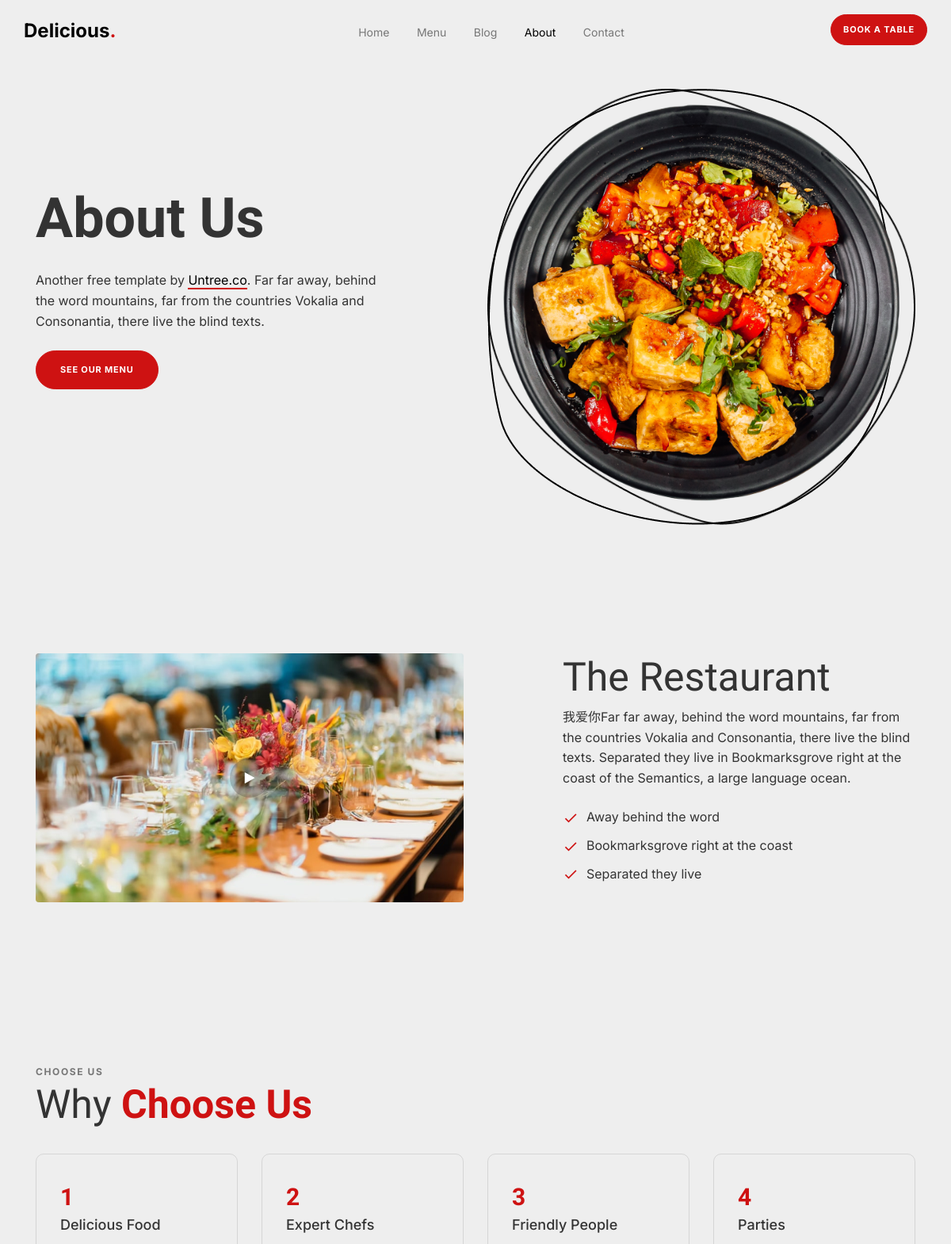
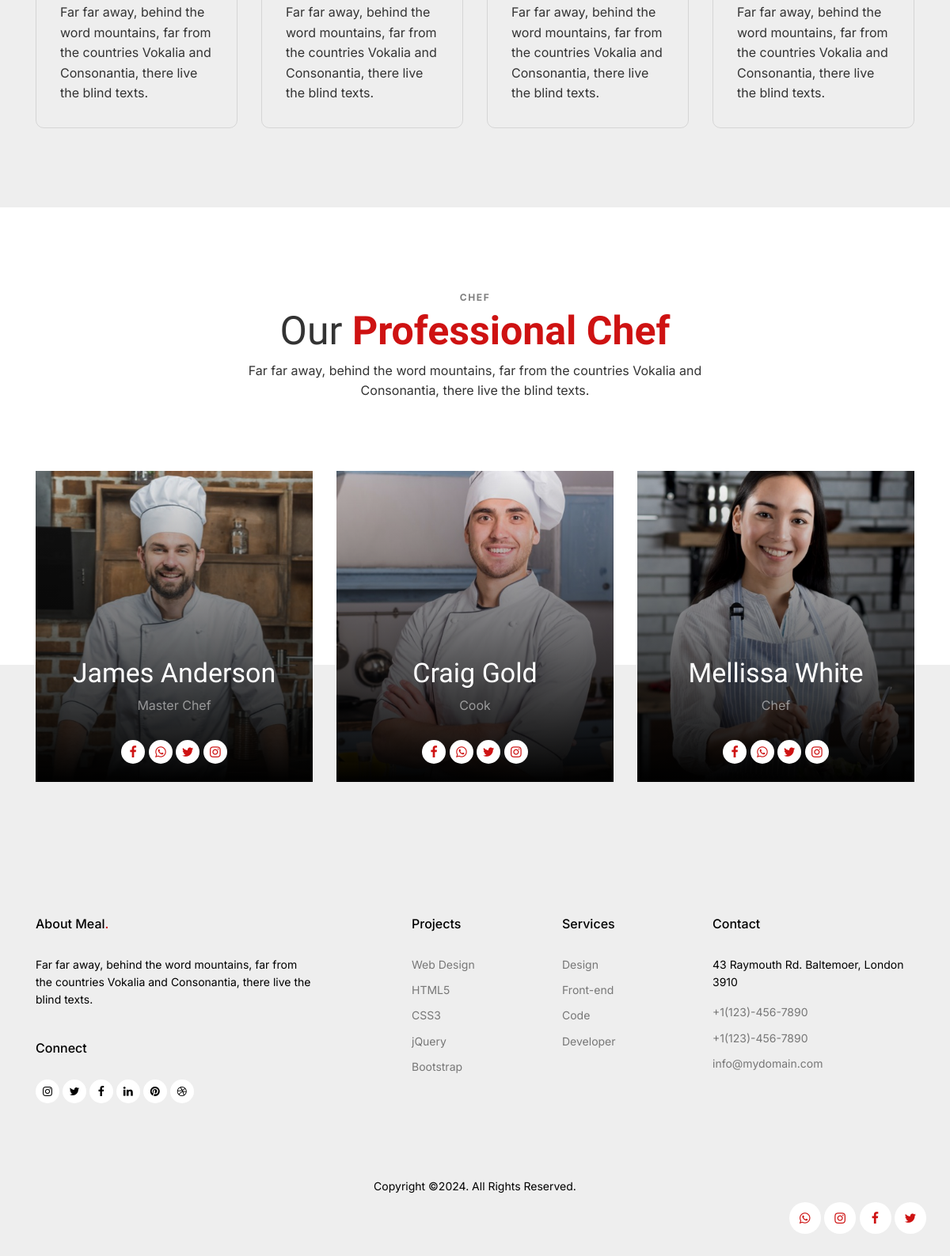
The page /about-us/ on the database its author committed (2 pictures, top to bottom).
### aboutus/models.py (models this page shows, shortened)
class AboutUS(models.Model):
    title = models.CharField(max_length = 50)
    content = models.TextField()
    image = models.ImageField(upload_to = 'about_us/')
    class Meta:
        verbose_name = 'About Us'
        verbose_name_plural = 'About Us'

class Why_Choose_Us(models.Model):
    title = models.CharField(max_length = 50)
    content = models.TextField()
    class Meta:
        verbose_name = 'Why Choose Us'
        verbose_name_plural = 'Why Choose Us'

class Chef(models.Model):
    name = models.CharField(max_length = 50)
    subtitle = models.CharField(max_length = 50)
    image = models.ImageField(upload_to='chef/')
    class Meta:
        verbose_name = 'Chef'
        verbose_name_plural = 'Chef'

### aboutus/views.py (the view)
# urls.py: path('',views.aboutus_list, name='aboutus_list'),
def aboutus_list(request):
    about = AboutUS.objects.last()
    why_choose_us = Why_Choose_Us.objects.all()
    chef = Chef.objects.all()
    context = {
        'about': about,
        'why_choose_us': why_choose_us,
        'chef': chef,
    }
    return render(request, 'aboutus/about.html', context)

### aboutus/templates/aboutus/about.html (shortened to what this page needs)
{% extends "base.html" %}
{% load static%}
{% block untree_co-hero %}
  <div class="untree_co-hero">
    <div class="container">
      <div class="row align-items-center justify-content-center">
        <div class="col-12">
          <div class="row align-items-center justify-content-between">
            <div class="col-lg-5">
              <h1 class="mb-4 heading" data-aos="fade-up" data-aos-delay="100">About Us</h1>
              <div class="mb-4 desc" data-aos="fade-up" data-aos-delay="200">
                <p>Another free template by <a href="https://untree.co/" target="_blank" class="link-highlight">Untree.co</a>. Far far away, behind the word mountains, far from the countries Vokalia and Consonantia, there live the blind texts.</p>
              </div>
              <p class="mb-0" data-aos="fade-up" data-aos-delay="300"><a href="#" class="btn btn-primary">See our menu</a></p>
            </div>
            <div class="col-lg-6" data-aos="fade-up" data-aos-delay="100">
              <div class="hero-img-wrap">
                <span class="img-circle rotating">
                </span>
                <span class="img-circle rotating2">
                </span>
                <img src="{% static 'site_static/images/bowl.png' %}" alt="Image" class="img-fluid img-bowl">
              </div>
            </div>
          </div>
        </div>
      </div>
    </div>
    <ul class="list-unstyled social-hero-section mb-0">
      <li data-aos="fade-left" data-aos-delay="0"><a href="#"><span class="icon-whatsapp"></span></a></li>
      <li data-aos="fade-left" data-aos-delay="100"><a href="#"><span class="icon-instagram"></span></a></li>
      <li data-aos="fade-left" data-aos-delay="200"><a href="#"><span class="icon-facebook"></span></a></li>
      <li data-aos="fade-left" data-aos-delay="300"><a href="#"><span class="icon-twitter"></span></a></li>
    </ul>
  </div>
{% endblock untree_co-hero %}
{% block untree_co-section %}
  <div class="untree_co-section">
    <div class="container">
      <div class="row justify-content-between">
        <div class="col-lg-6">
          <a href="https://vimeo.com/342333493" data-fancybox class="video-wrap">
            <span class="play-wrap"><span class="icon-play"></span></span>
            <img src="{{about.image.url}}" alt="Image" class="img-fluid rounded">
          </a>
        </div>
        <div class="col-lg-5">
          <h2 class="heading">{{about.title}}</h2>
          <p class="mb-4">{{about.content}}</p>
          <ul class="list-unstyled ul-check primary">
            <li>Away behind the word</li>
            <li>Bookmarksgrove right at the coast</li>
            <li>Separated they live</li>
          </ul>
        </div>
      </div>
    </div>
  </div>
  <div class="untree_co-section bg-1">
    <div class="container">
      <div class="row mb-4">
        <div class="col-12"  data-aos="fade-up" data-aos-delay="0">
          <span class="subtitle">Choose Us</span>
          <h2 class="heading">Why <strong class="text-primary">Choose Us</strong></h2>
        </div>
      </div>
      <div class="row">
        {% for choice in why_choose_us %}
          <div class="col-6 col-md-6 mb-4 mb-lg-0 col-lg-3" data-aos="fade-up" data-aos-delay="{{ forloop.counter0|add:100 }}">
            <div class="service">
              <span class="caption mb-2">{{ forloop.counter }}</span>
              <h3 class="mb-3">{{ choice.title }}</h3>
              <p>{{ choice.content }}</p>
            </div>
          </div>
        {% endfor %}
      </div>
    </div>
  </div>
  <div class="untree_co-section bg-1 our-team">
    <div class="container">
      <div class="row mb-4 justify-content-center">
        <div class="col-md-7 text-center mb-5" data-aos="fade-up" data-aos-delay="0">
          <span class="subtitle">Chef</span>
          <h2 class="heading">Our <strong class="text-primary">Professional Chef</strong></h2>
          <p>Far far away, behind the word mountains, far from the countries Vokalia and Consonantia, there live the blind texts.</p>
        </div>
      </div>
      <div class="row">
        {% for chef in chef %}
          <div class="col-6 col-md-6 mb-4 mb-lg-0 col-lg-4" data-aos="fade-up" data-aos-delay="{{ forloop.counter0|add:100 }}">
            <div class="team">
              <img src="{{ chef.image.url }}" alt="{{ chef.name }}" class="img-fluid">
              <div class="team-contents">
                <h3 class="d-block"><a href="#">{{ chef.name }}</a></h3>
                <span class="position">{{ chef.subtitle }}</span>
                <ul class="list-unstyled social">
                  <li><a href="#"><span class="icon-facebook"></span></a></li>
                  <li><a href="#"><span class="icon-whatsapp"></span></a></li>
                  <li><a href="#"><span class="icon-twitter"></span></a></li>
                  <li><a href="#"><span class="icon-instagram"></span></a></li>
                </ul>
              </div>
            </div>
          </div>
        {% endfor %}
      </div>
    </div>
  </div>
  {% endblock untree_co-section %}

### rows shown on the page
AboutUS: image (picture), title "The Restaurant", content "我爱你Far far away, behind the word mountains, far from the countries Vokalia and Consonantia, there live the blind texts. Separated they live in Bookmarksgrove right at the coast of the Semantics, a large language ocean."
Why_Choose_Us: title "Delicious Food", content "Far far away, behind the word mountains, far from the countries Vokalia and Consonantia, there live the blind texts."
Why_Choose_Us: title "Expert Chefs", content "Far far away, behind the word mountains, far from the countries Vokalia and Consonantia, there live the blind texts."
Why_Choose_Us: title "Friendly People", content "Far far away, behind the word mountains, far from the countries Vokalia and Consonantia, there live the blind texts."
Why_Choose_Us: title "Parties", content "Far far away, behind the word mountains, far from the countries Vokalia and Consonantia, there live the blind texts."
Chef: image (picture), name "James Anderson", subtitle "Master Chef"
Chef: image (picture), name "Craig Gold", subtitle "Cook"
Chef: image (picture), name "Mellissa White", subtitle "Chef"
